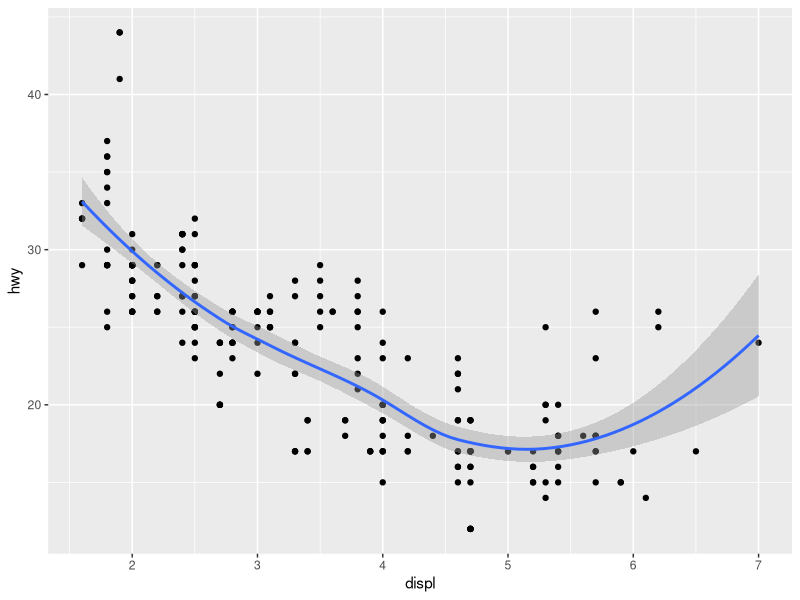
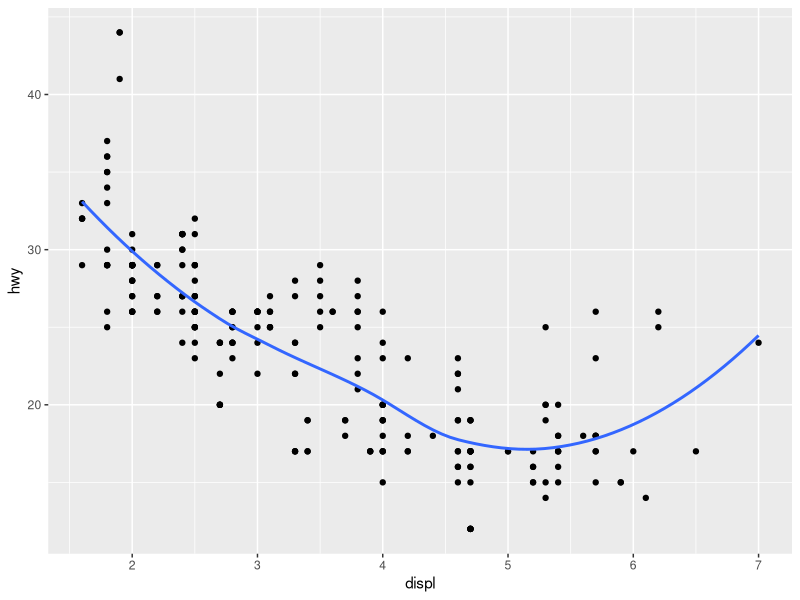
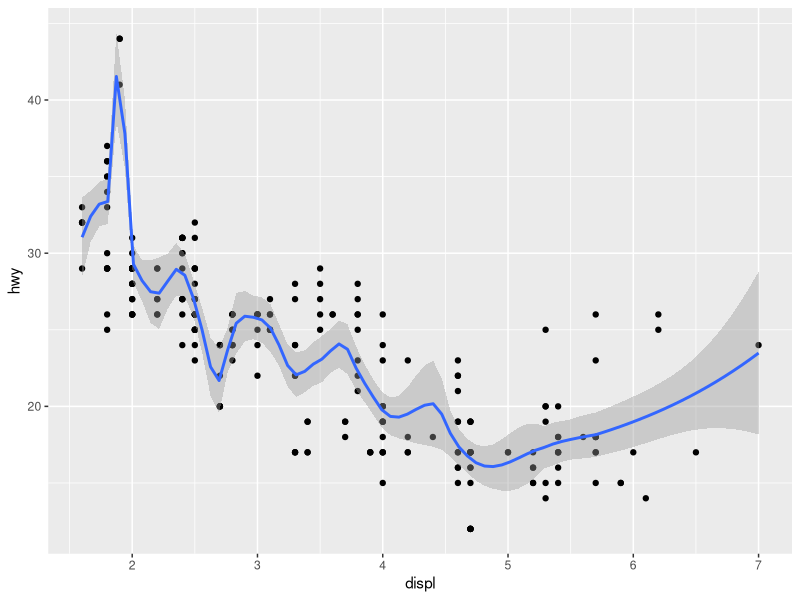
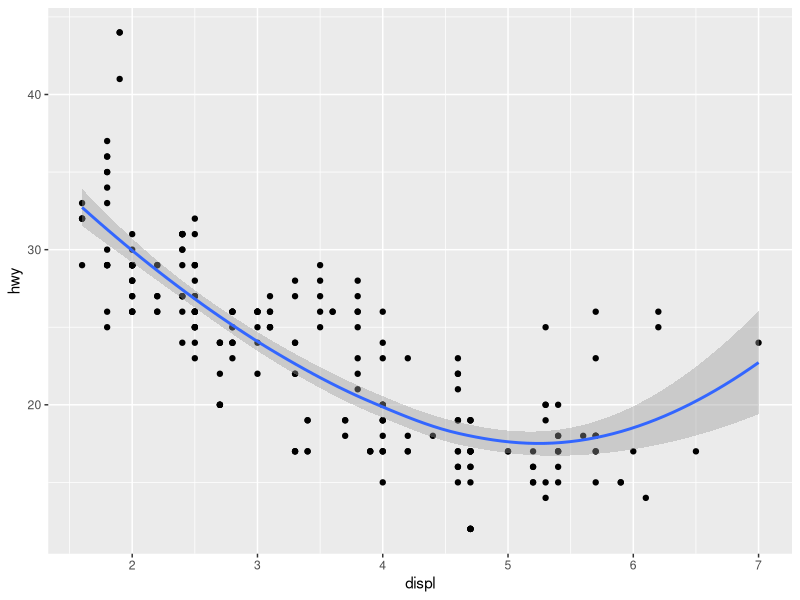
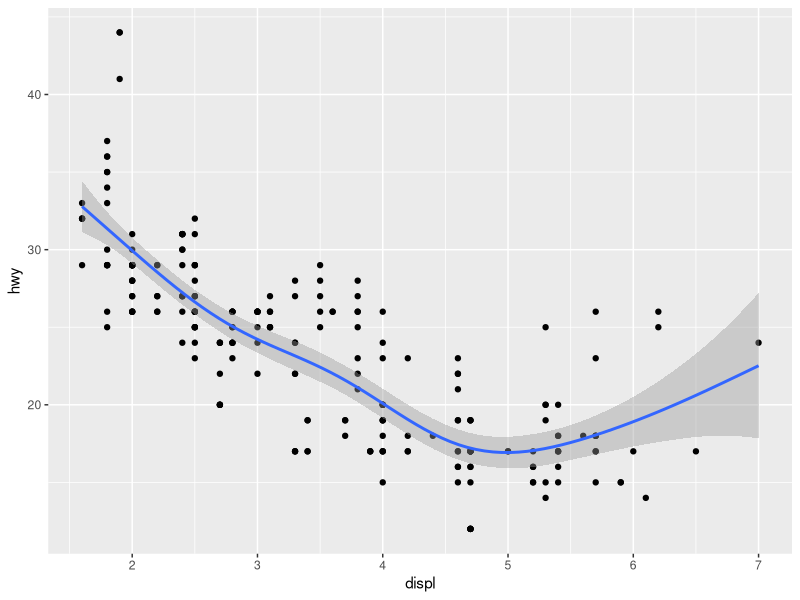
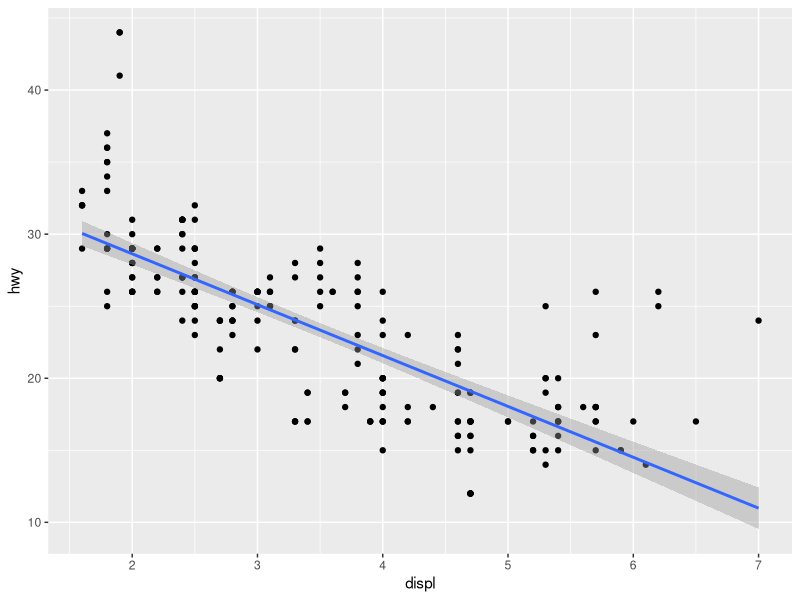
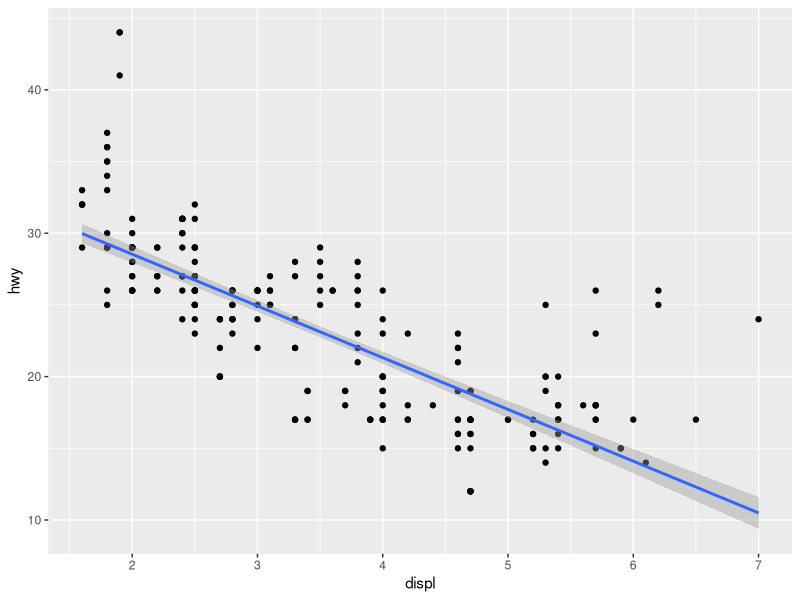

Generate these figures, in order, with R:

# -------------------------------------------------------------------------

              # Plot Geoms #

# -------------------------------------------------------------------------

library(ggplot2)

# -------------------------------------------------------------------------

# 1. geom_smooth() fits a smoother to the data and displays the smooth and its
#               standard error.
# 2. geom_boxplot() produces a box-and-whisker plot to summarise the distribution
#               of a set of points.
# 3. geom_histogram() and geom freqpoly() show the distribution of continuous
#               variables.
# 4. geom_bar() shows the distribution of categorical variables.
# 5. geom_path() and geom_line() draw lines between the data points. A line plot
#     is constrained to produce lines that travel from left to right, while paths
#     can go in any direction. Lines are typically used to explore how things
#     change over time.

# -------------------------------------------------------------------------

      # Adding a Smoother to a Plot #

# -------------------------------------------------------------------------

# If you have a scatterplot with a lot of noise, it can be hard to see the dominant
# pattern. In this case it’s useful to add a smoothed line to the plot with
# geom_smooth() :

# -------------------------------------------------------------------------

ggplot(mpg, aes(displ, hwy)) + 
  geom_point() + 
  geom_smooth()

# -------------------------------------------------------------------------

# This overlays the scatterplot with a smooth curve, including an assessment
# of uncertainty in the form of point-wise confidence intervals shown in grey. If
# you’re not interested in the confidence interval, 
# turn it off with geom smooth(se = FALSE) .

# -------------------------------------------------------------------------
# Turining off point wise confidence interval
ggplot(mpg, aes(displ, hwy)) + 
  geom_point() + 
  geom_smooth(se=FALSE)

# -------------------------------------------------------------------------
# An important argument to geom_smooth() is the method , which allows you
# to choose which type of model is used to fit the smooth curve:
#  --> method = "loess" , the default for small n, uses a smooth local regression
# (as described in ?loess ). The wiggliness of the line is controlled by the span
# parameter, which ranges from 0 (exceedingly wiggly) to 1 (not so wiggly).

# -------------------------------------------------------------------------

?loess

# -------------------------------------------------------------------------

ggplot(mpg, aes(displ, hwy)) + 
  geom_point() + 
  geom_smooth(span=0.2)

# -------------------------------------------------------------------------

ggplot(mpg, aes(displ, hwy)) + 
  geom_point()+
  geom_smooth(span=1)

# -------------------------------------------------------------------------

# Loess does not work well for large datasets (it’s O(n^2 ) in memory), so an
# alternative smoothing algorithm is used when n is greater than 1000.
# *** method = "gam" fits a generalised additive model provided by the mgcv
# package. You need to first load mgcv, then use a formula like 
# formula = y ~ s(x) or y ~ s(x, bs = "cs") (for large data). This is what ggplot2 
# uses when there are more than 1000 points.

# -------------------------------------------------------------------------
# to add generalised additive model
library(mgcv)

# -------------------------------------------------------------------------
ggplot(mpg, aes(displ, hwy)) + 
  geom_point() + 
  geom_smooth(method = "gam", formula = y ~ s(x))

# -------------------------------------------------------------------------

# method = "lm" fits a linear model, giving the line of best fit.
ggplot(mpg, aes(displ, hwy)) + 
  geom_point() + 
  geom_smooth(method = "lm")

# -------------------------------------------------------------------------

# method = "rlm" works like lm() , but uses a robust fitting algorithm so that
# outliers don’t affect the fit as much. It’s part of the MASS package, so
# remember to load that first.
library(MASS)

# -------------------------------------------------------------------------

ggplot(mpg, aes(displ, hwy)) + 
  geom_point() + 
  geom_smooth(method = "rlm")

# -------------------------------------------------------------------------


